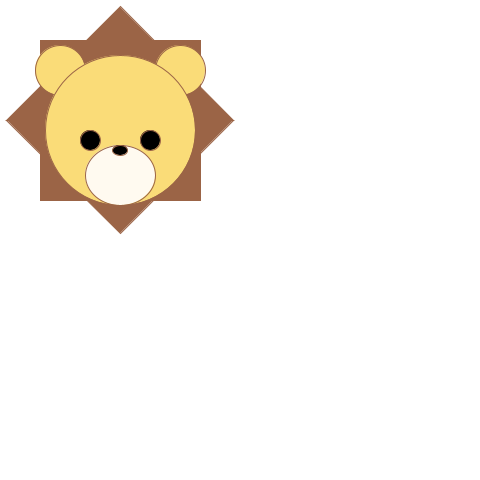
Frame 1 (no input)
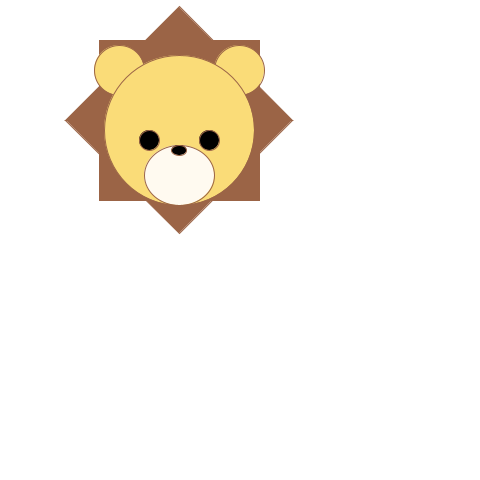
Frame 60 (the mouse pressed at the canvas centre just before this capture)
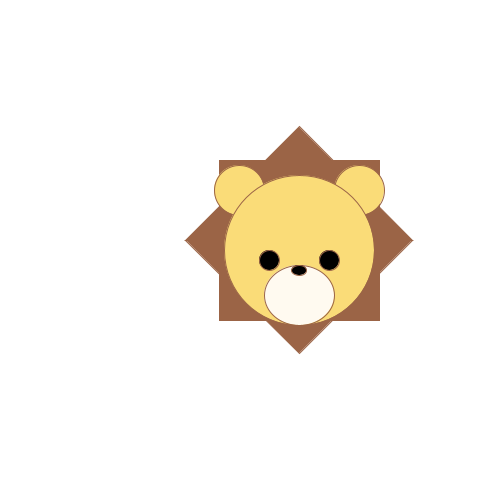
Frame 120 (the mouse held since frame 60 and released just before this capture)

The Processing sketch that drew these frames (run headless with seeded random() and noise(); from frame 60 on, the mouse is pressed at the canvas centre):

// Processing sketch: example03
// ── example03.pde
int x = 120;
int y = 120;

void lion() {  
  fill(155, 100, 70);
  stroke(155, 100, 70);
  rect(x - 80, y - 80, 160, 160);
  triangle(x, y - 113.14, x - 113.14, y, x + 113.14, y);
  triangle(x, y + 113.14, x - 113.14, y, x + 113.14, y);
  fill(250, 220, 120);
  circle(x - 60, y - 50, 50);
  circle(x + 60, y - 50, 50);
  circle(x, y + 10, 150);
  fill(0, 0, 0);
  circle(x - 30, y + 20, 20);
  circle(x + 30, y + 20, 20);
  fill(255, 250, 240);
  ellipse(x, y + 55, 70, 60);
  fill(0, 0, 0);
  ellipse(x, y + 30, 15, 10);
}

void setup() {
  size(480, 480);
}

void draw() {
  background(255, 255, 255);
  lion();
  x = x + 1;
}

void mousePressed() {
  x = mouseX;
  y = mouseY;
}
